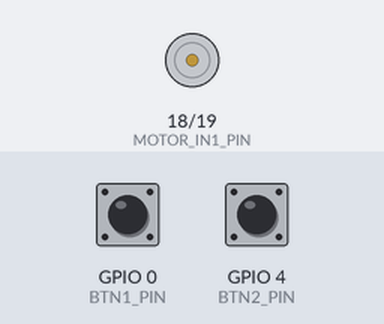
Bench run of a sketch on a simulated ESP32. Shown: motor-driver pin pairs drawn as motors (green arrow = first pin HIGH = forward, orange = second pin HIGH = backward, longer = more drive). The inputs (shaded band) are chosen by the test bench; at power-on: GPIO 0 (BTN1_PIN) HIGH, GPIO 4 (BTN2_PIN) HIGH.

Above: at 1.2 s.
1.3 s: GPIO 0 (BTN1_PIN) pulled LOW for 0.15 s
At 1.37 s:
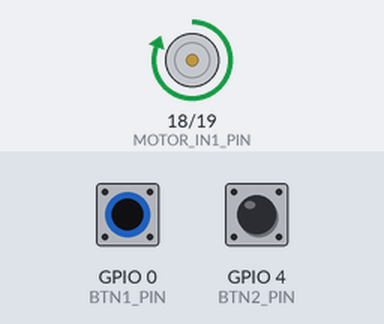
2.9 s: GPIO 4 (BTN2_PIN) pulled LOW for 0.15 s
At 2.97 s:
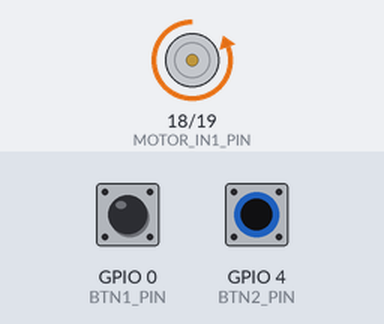
4.5 s: GPIO 4 (BTN2_PIN) pulled LOW for 3.2 s
At 8.0 s:
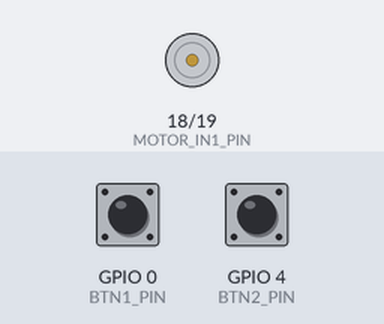
9.2 s: GPIO 0 (BTN1_PIN) pulled LOW for 3.2 s
At 10.3 s:
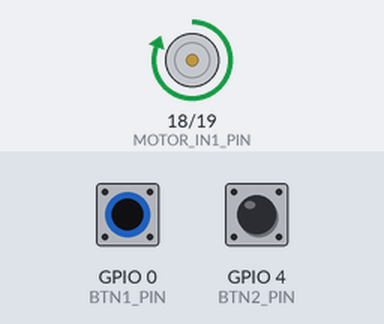
Timing chart, 0 to 13.9 s (numbered marks = the images above; inputs shaded):
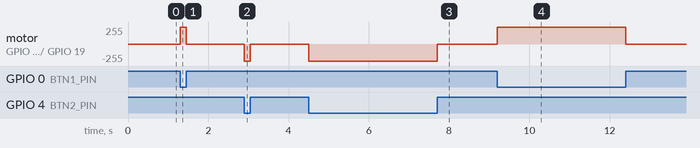

Measured:
- after the input at 1.3 s, motor on GPIO 18 (MOTOR_IN1_PIN) / GPIO 19 (MOTOR_IN2_PIN): stopped → forward 255/255 at once, → stopped 0.15 s later
- after the input at 2.9 s, motor on GPIO 18 (MOTOR_IN1_PIN) / GPIO 19 (MOTOR_IN2_PIN): stopped → backward 255/255 at once, → stopped 0.15 s later
- after the input at 4.5 s, motor on GPIO 18 (MOTOR_IN1_PIN) / GPIO 19 (MOTOR_IN2_PIN): stopped → backward 255/255 at once, → stopped 3.2 s later
- after the input at 9.2 s, motor on GPIO 18 (MOTOR_IN1_PIN) / GPIO 19 (MOTOR_IN2_PIN): stopped → forward 255/255 at once, → stopped 3.2 s later

The sketch:

Motor.ino
```cpp
/**
*@brief Pin 번호
*/
#define BTN1_PIN 0
#define BTN2_PIN 4
#define MOTOR_IN1_PIN 18
#define MOTOR_IN2_PIN 19

/**
*@brief 모터 PWM 속도 정의 ( 8비트 해상도 최대값 = 255 )
*/
#define MOTOR_MIN_SPEED 255
#define MOTOR_STOP_SPEED 0

/**
*@brief 버튼 입력 상태 변수
*/
bool btn1_state = HIGH;
bool btn2_state = HIGH;

void setup()
{
  // put your setup code here, to run once:
  btnSetup();
  motorSetup();
}

void loop()
{
  // put your main code here, to run repeatedly:
  btnTask();
  motorTask();
}

/**
*@brief ESP전용 PWM 컨트롤러 이름 = LEDC, 즉 두 핀에 PWM을 활성화 시켜준다. 각 인자는 (핀번호, 주파수, 해상도) 이다. (여기선 8비트 해상도)
*/
void motorSetup(void)
{
  pinMode(MOTOR_IN1_PIN, OUTPUT);
  pinMode(MOTOR_IN2_PIN, OUTPUT);

  ledcAttach(MOTOR_IN1_PIN, 5000, 8);
  ledcAttach(MOTOR_IN2_PIN, 5000, 8);
}

/**
*@brief 1번 버튼을 누르면 모터는 위로, 2번 버튼을 누르면 모터는 아래로 내려간다. 버튼을 누르지 않으면 모터는 멈춘다.
*
*/
void motorTask(void)
{
  if (!btn1_state && btn2_state)
  {
    ledcWrite(MOTOR_IN1_PIN, MOTOR_MIN_SPEED);
    ledcWrite(MOTOR_IN2_PIN, MOTOR_STOP_SPEED);
  }
  else if (!btn2_state && btn1_state)
  {
    ledcWrite(MOTOR_IN1_PIN, MOTOR_STOP_SPEED);
    ledcWrite(MOTOR_IN2_PIN, MOTOR_MIN_SPEED);
  }
  else if (btn1_state && btn2_state)
  {
    ledcWrite(MOTOR_IN1_PIN, MOTOR_STOP_SPEED);
    ledcWrite(MOTOR_IN2_PIN, MOTOR_STOP_SPEED);
  }
}

void btnSetup(void)
{
  pinMode(BTN1_PIN, INPUT_PULLUP);
  pinMode(BTN2_PIN, INPUT_PULLUP);
}

void btnTask(void)
{
  btn1_state = digitalRead(BTN1_PIN);
  btn2_state = digitalRead(BTN2_PIN);
}
```
